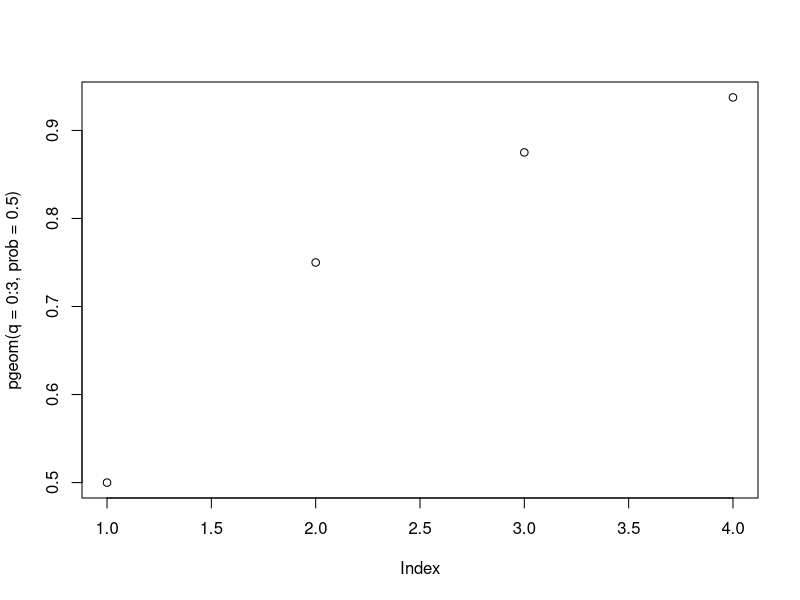

Generate this figure with R:
## ---- chunk 1

dgeom(x = 5, prob = 0.5) * 100

## ---- chunk 2

dgeom(x = 1:10, prob = 0.5) * 100

## ---- chunk 3

pgeom(q = 0:3, prob = 0.5) * 100

plot(pgeom(q = 0:3, prob = 0.5))

#Q = numero de falhas antes do sucesso ocorrer
#prob = chance de sucesso

